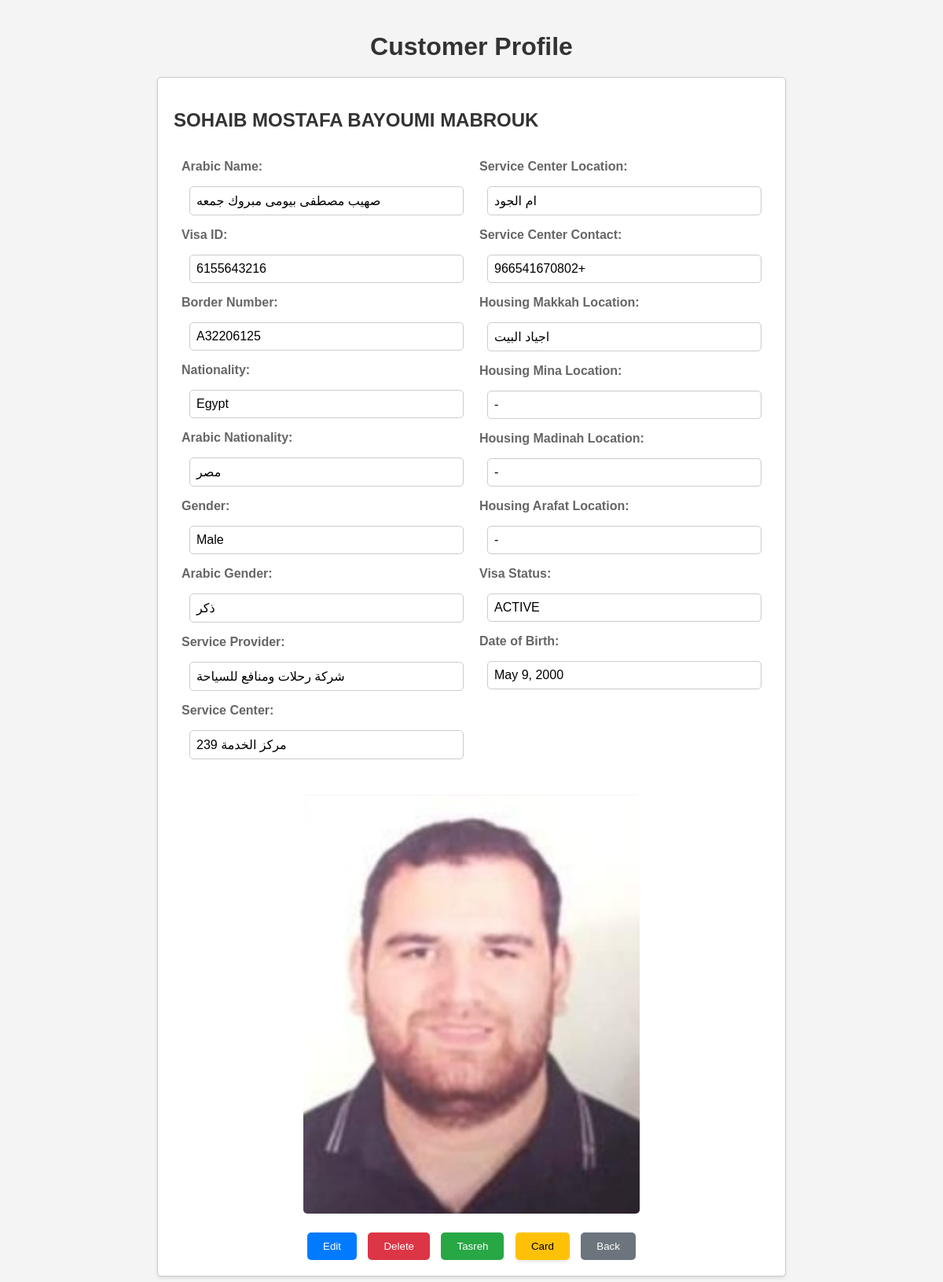
/customer/get/2/ (signed in), run on the app's committed database.
### myApp/models.py (models this page shows, shortened)
class CustomerProfile(models.Model):
    name                = models.CharField(max_length=350)
    arabicName          = models.CharField(max_length=350)
    visaId              = models.CharField(max_length=20 )
    borderNumber        = models.CharField(max_length=20 )
    nationality         = models.CharField(max_length=20 , default="Egypt")
    arabicNationality   = models.CharField(max_length=20 , default="مصر")
    gender              = models.CharField(max_length=20 , choices=GENDER_CHOICES)
    arabicGender        = models.CharField(max_length=20 , choices=ARABIC_GENDER_CHOICES)
    serviceProvider     = models.CharField(max_length=350 , default="شركة رحلات ومنافع للسياحة")
    serviceCenter       = models.CharField(max_length=350 , default="مركز الخدمة 239")
    serviceCenterLocation= models.CharField(max_length=350 , default="ام الجود")
    serviceCenterContact= models.CharField(max_length=350 , default="966541670802+")
    housingMakkahLocation= models.CharField(max_length=350 , default='اجياد البيت')
    housingMinaLocation= models.CharField(max_length=350 , default='-')
    housingMadinahLocation= models.CharField(max_length=350 , default='-')
    housingArafatLocation= models.CharField(max_length=350 , default='-')
    picture             = models.ImageField(upload_to="uploaded_images", blank=True, null=True)
    visaStatus          = models.CharField(max_length=20, blank=True, null=True, default='ACTIVE', choices=VISA_STATUS_CHOICES)
    dob                 = models.DateField(blank=True, null=True, default=datetime.date.today)

### myApp/views.py (the view)
# urls.py: path('customer/get/<int:pk>/', get_customer_detail, name='get_customer'),
def get_customer_detail(request, pk):
    if not request.user.is_superuser:
        return HttpResponseForbidden("You are not authorized to access this page.")
    customer = get_object_or_404(CustomerProfile, pk=pk)
    return render(request, 'customer_detail.html', {'customer': customer})

### templates/customer_detail.html (shortened to what this page needs)
<!DOCTYPE html>
<html lang="en">
<head>
    {% load static %}
    <link rel="stylesheet" href="{% static 'css/card_detail_styles.css' %}">
</head>
<body>
    <div class="container">
        <h1 class="title">Customer Profile</h1>
        <div class="card">
            <h2>{{ customer.name }}</h2>
            <div class="details">
                <div class="field-container">
                    <p class="field"><label for="arabic-name">Arabic Name:</label></p>
                    <p class="field-value">{{ customer.arabicName }}</p>
                    <p class="field"><label for="visa-id">Visa ID:</label></p>
                    <p class="field-value">{{ customer.visaId }}</p>
                    <p class="field"><label for="border-number">Border Number:</label></p>
                    <p class="field-value">{{ customer.borderNumber }}</p>
                    <p class="field"><label for="nationality">Nationality:</label></p>
                    <p class="field-value">{{ customer.nationality }}</p>
                    <p class="field"><label for="arabic-nationality">Arabic Nationality:</label></p>
                    <p class="field-value">{{ customer.arabicNationality }}</p>
                    <p class="field"><label for="gender">Gender:</label></p>
                    <p class="field-value">{{ customer.gender }}</p>
                    <p class="field"><label for="arabic-gender">Arabic Gender:</label></p>
                    <p class="field-value">{{ customer.arabicGender }}</p>
                    <p class="field"><label for="service-provider">Service Provider:</label></p>
                    <p class="field-value">{{ customer.serviceProvider }}</p>
                    <p class="field"><label for="service-center">Service Center:</label></p>
                    <p class="field-value">{{ customer.serviceCenter }}</p>
                </div>
                <div class="field-container">
                    <p class="field"><label for="service-center-location">Service Center Location:</label></p>
                    <p class="field-value">{{ customer.serviceCenterLocation }}</p>
                    <p class="field"><label for="service-center-contact">Service Center Contact:</label></p>
                    <p class="field-value">{{ customer.serviceCenterContact }}</p>
                    <p class="field"><label for="housing-makkah-location">Housing Makkah Location:</label></p>
                    <p class="field-value">{{ customer.housingMakkahLocation }}</p>
                    <p class="field"><label for="housing-mina-location">Housing Mina Location:</label></p>
                    <p class="field-value">{{ customer.housingMinaLocation }}</p>
                    <p class="field"><label for="housing-madinah-location">Housing Madinah Location:</label></p>
                    <p class="field-value">{{ customer.housingMadinahLocation }}</p>
                    <p class="field"><label for="housing-arafat-location">Housing Arafat Location:</label></p>
                    <p class="field-value">{{ customer.housingArafatLocation }}</p>
                    <p class="field"><label for="visa-status">Visa Status:</label></p>
                    <p class="field-value">{{ customer.visaStatus }}</p>
                    <p class="field"><label for="dob">Date of Birth:</label></p>
                    <p class="field-value">{{ customer.dob }}</p>
                </div>
            </div>
            <div class="image-container">
                {% if customer.picture %}
                <img src="{{ customer.picture.url }}" alt="{{ customer.name }}" class="customer-image">
                {% else %}
                <img src="{% static 'images/default_image.png' %}" alt="{{ customer.name }}" class="customer-image">
                {% endif %}
            </div>
            <div class="button-container">
                <button class="edit" onclick="location.href='{% url 'edit_customer' customer.id %}'">Edit</button>
                <button class="delete" onclick="location.href='{% url 'delete_customer' customer.id %}'">Delete</button>
                <button class="tasreh" onclick="location.href='{% url 'tasreh_customer' customer.id %}'">Tasreh</button>
                <button class="card" onclick="location.href='{% url 'card_customer' customer.id %}'">Card</button>
                <button class="back" onclick="location.href='{% url 'homepage' %}'">Back</button>
            </div>
        </div>
    </div>
</body>
</html>

### static/css/card_detail_styles.css (style rules this page uses)
body { font-family: Arial, sans-serif; background-color: #f4f4f4; margin: 0; padding: 0; }
.container { max-width: 800px; margin: 0 auto; padding: 20px; }
.title { text-align: center; margin-bottom: 20px; color: #333; }
.card { background-color: #fff; border: 1px solid #ccc; border-radius: 5px; padding: 20px; box-shadow: 0 2px 4px rgba(0, 0, 0, 0.1); }
.card h2 { font-size: 24px; color: #333; margin-bottom: 10px; }
.details { display: flex; flex-wrap: wrap; }
.field-container { width: 50%; padding: 10px; box-sizing: border-box; }
.field { font-size: 16px; color: #666; margin-bottom: 10px; }
.field label { font-weight: bold; }
.field-value { margin-left: 10px; }
.field { font-size: 16px; color: #666; margin-bottom: 10px; display: flex; align-items: center; }
.field label { font-weight: bold; min-width: 200px; margin-right: 10px; }
.field-value { flex-grow: 1; padding: 8px; border: 1px solid #ccc; border-radius: 5px; }
.details p { margin-bottom: 15px; }
.image-container { text-align: center; margin-top: 20px; }
.customer-image { max-width: 100%; height: auto; border-radius: 5px; }
.button-container { text-align: center; margin-top: 20px; }
.button-container button { padding: 10px 20px; margin: 0 5px; border: none; border-radius: 5px; cursor: pointer; }
.button-container button.edit { background-color: #007bff; color: white; }
.button-container button.delete { background-color: #dc3545; color: white; }
.button-container button.tasreh { background-color: #28a745; color: white; }
.button-container button.card { background-color: #ffc107; color: black; }
.button-container button.back { background-color: #6c757d; color: white; }

### data on the page
CustomerProfile: name "SOHAIB MOSTAFA BAYOUMI MABROUK", arabicName "صهيب مصطفى بيومى مبروك جمعه", visaId "6155643216", borderNumber "A32206125", nationality "Egypt", arabicNationality "مصر", gender "Male", arabicGender "ذكر", serviceProvider "شركة رحلات ومنافع للسياحة", serviceCenter "مركز الخدمة 239", serviceCenterLocation "ام الجود", serviceCenterContact "966541670802+", housingMakkahLocation "اجياد البيت", housingMinaLocation "-", housingMadinahLocation "-", housingArafatLocation "-", visaStatus "ACTIVE", dob "May 9, 2000", picture (picture)
